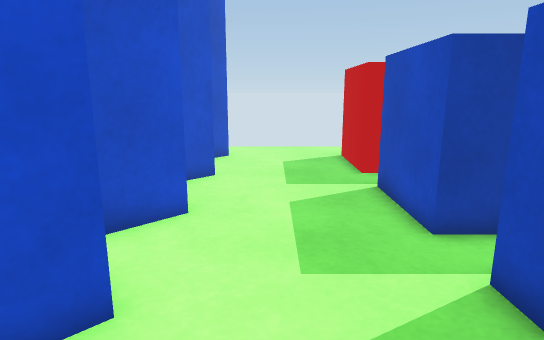
[1] (above)

19 first-person views from a walk through a Unity game level. The camera is 0.72 m above the floor, tilts 12° down and sees 75° across. The floor is counted in squares, 0.25 m on a side. Each view is taken from the middle of a square. On the plan, view 1 faces up. The plan holds only what a view shows up to about 20 squares ahead; the rest is blank. The place goes on beyond the plan. The player is left out.

[2]
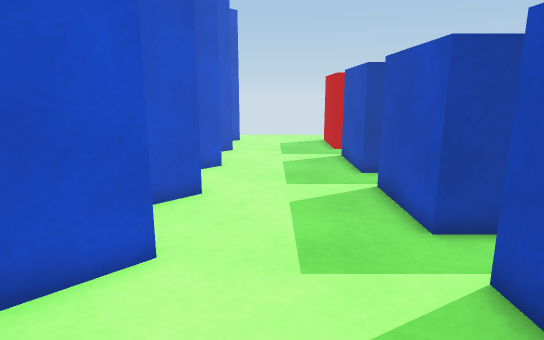

[3]
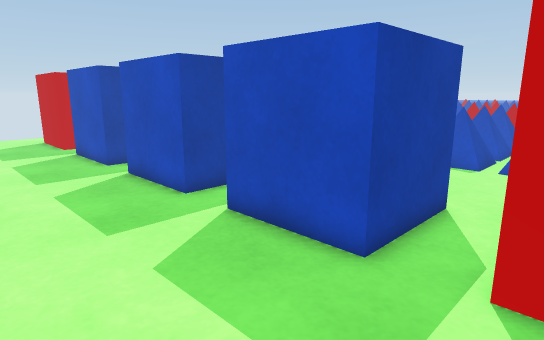

[4]
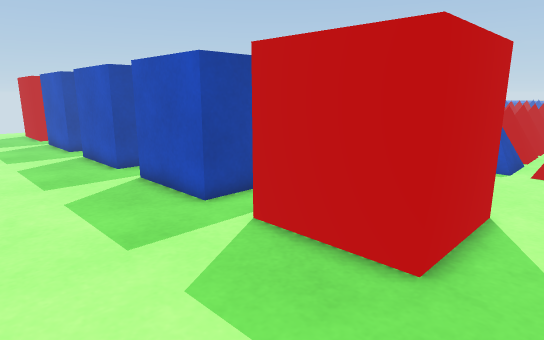

[5]
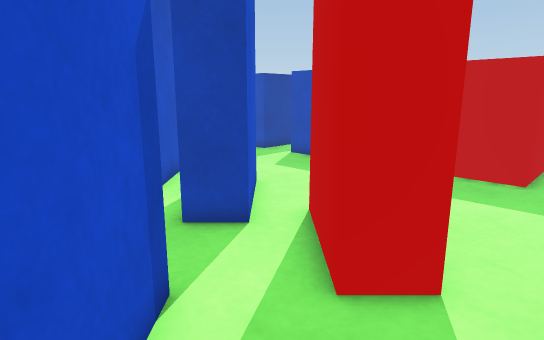

[6]
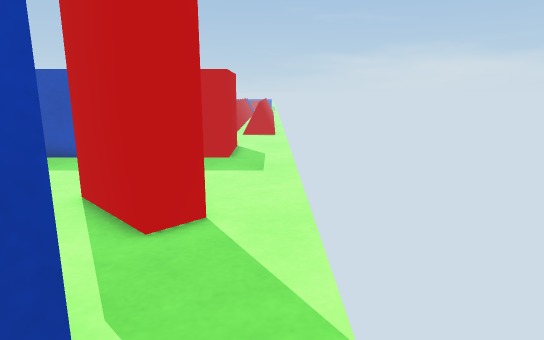

[7]
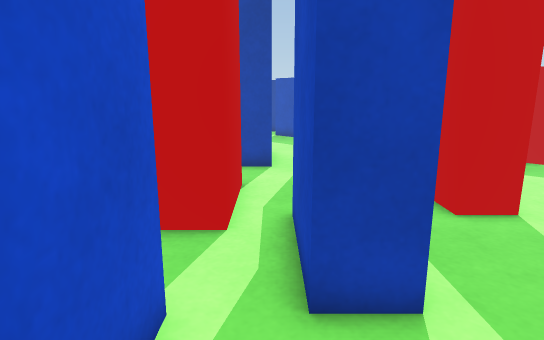

[8]
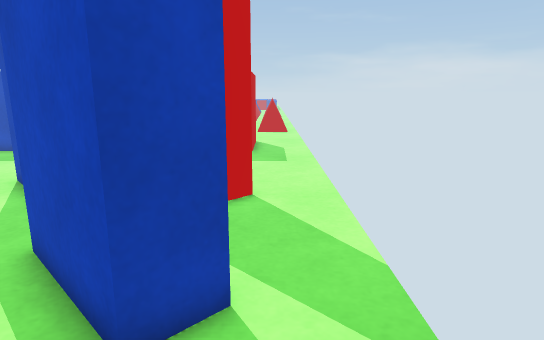

[9]
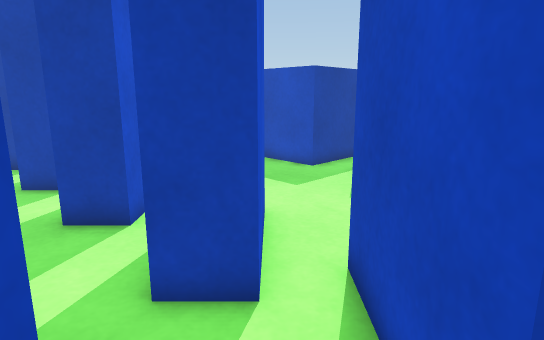

[10]
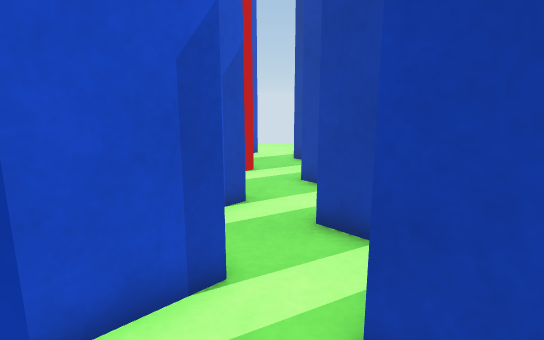

[11]
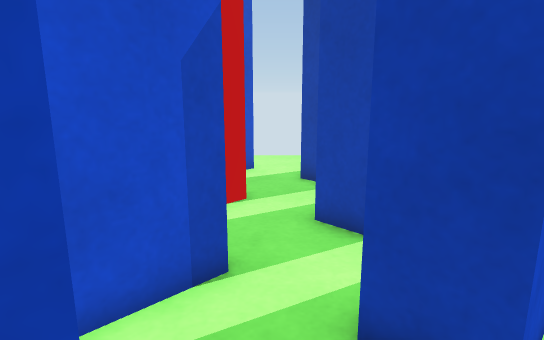

[12]
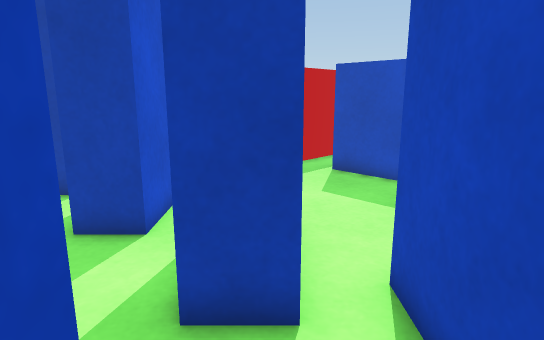

[13]
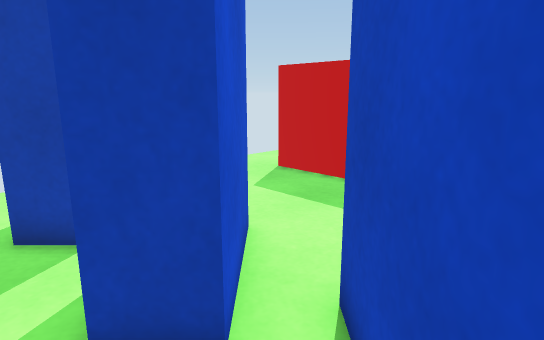

[14]
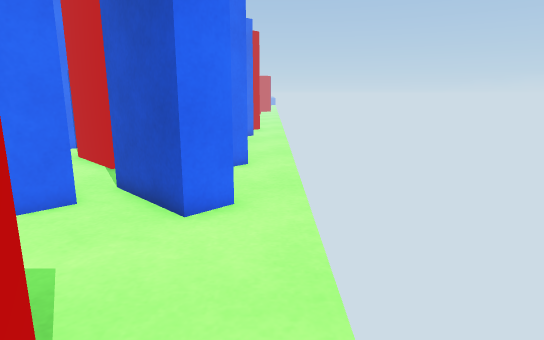

[15]
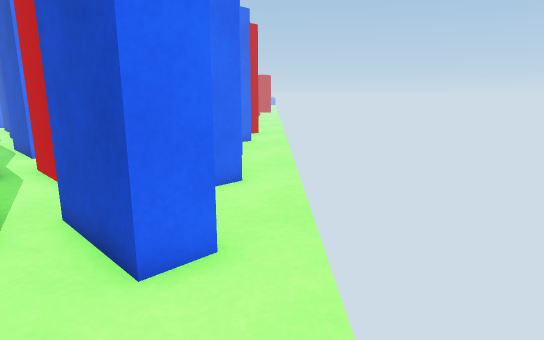

[16]
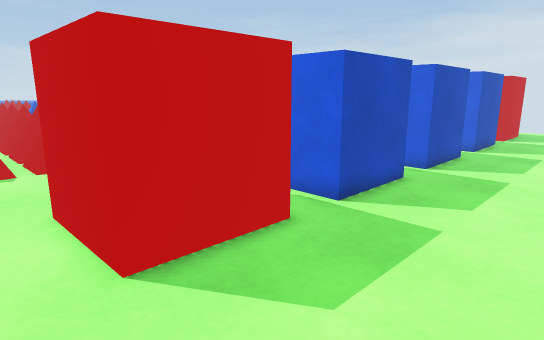

[17]
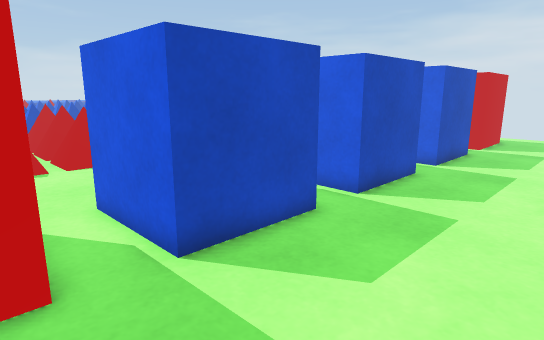

[18]
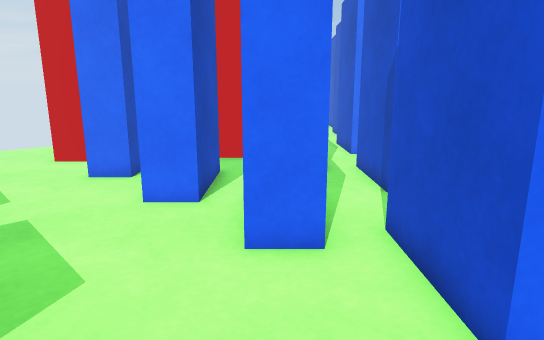

[19]
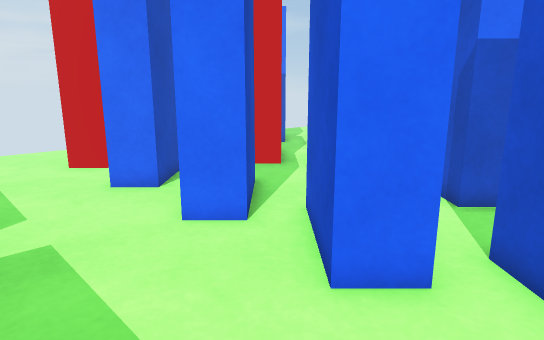

### Floor plan
Key: @ floor where view 1 was taken; # wall or solid block; . floor; T thing the floor can be seen under or through; O other object.
Columns run from 16 left of view 1 to 15 right of it. Each row starts with its distance up from view 1.
 19 .......................
 18 ...........................
 17   #    ##..  #.....OOOOO.....O
 16          .. ##.....O      ....OO
 15         ...TT......O         O
 14         ...T T.....O
 13         #... T.....OOOO
 12        ##.. ##..............
 11       ##...##......OOOOO.....O
 10       #....#.......O     .....OO
  9         #...##.....O         OOO
  8        ##..###.....O
  7        #...###.....OOOO
  6         ...##.........
  5        ##...##.....OOO
  4        ##..###.....O
  3       ##..####.....O
  2       #...###......O
  1       #   .###.....OOO
  0         #...##..@....
 -1          ..###.....OO
 -2         ...##......O
 -3        #...........O         OO
 -4        ##...##.....O     ....OOO
 -5        ##..###.....OOOOO......O
 -6       ##...##............... O
 -7       #....#.......OO
 -8       ###...##.....O
 -9   #######..###.....O
-10  ##.####..##  .....O      ...OOO
-11  #  .##...## ......OOOOO......O
-12  .   ......................  O
-13  . . ...................

Where each view was taken, in squares from view 1:
view 1: 0 up, 0 right, facing up
view 2: 6 down, 0 right, facing up
view 3: 8 down, 2 left, facing up-right
view 4: 13 down, 2 left, facing up-right
view 5: 13 down, 10 left, facing up-right
view 6: 13 down, 13 left, facing right
view 7: 13 down, 15 left, facing up-right
view 8: 12 down, 15 left, facing right
view 9: 2 down, 8 left, facing up-right
view 10: 1 down, 7 left, facing up
view 11: 3 up, 7 left, facing up
view 12: 3 up, 8 left, facing up-right
view 13: 7 up, 7 left, facing up-right
view 14: 19 up, 6 right, facing left
view 15: 19 up, 3 right, facing left
view 16: 19 up, 2 left, facing down-right
view 17: 14 up, 2 left, facing down-right
view 18: 9 up, 2 right, facing down-left
view 19: 7 up, 2 right, facing down-left
